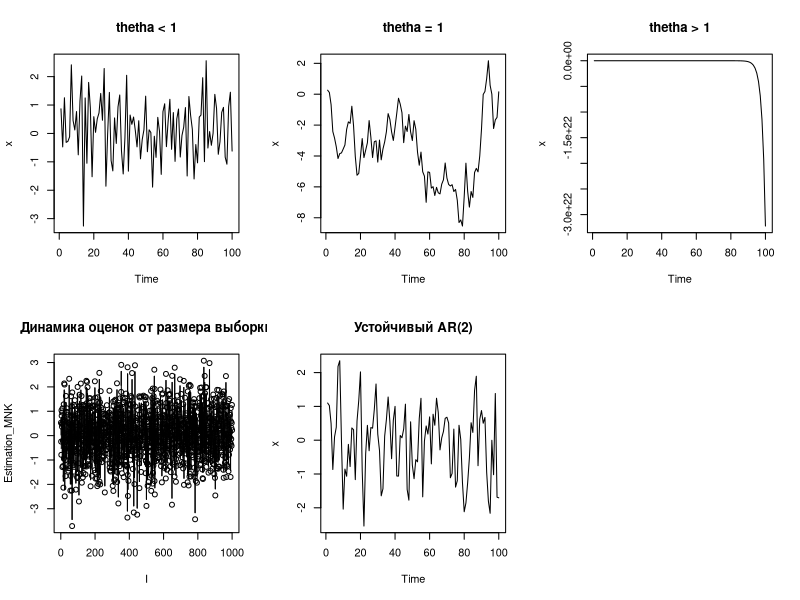

This chart was generated by the following R code:
library("stats")

AR<-function(theta,n){ # Вариация процесса, с передаваемыми theta. Вообще это процесс общего (p) порядка, но тк я передаю
                       # Тета, то порядок эквивалентен размерности тета.  
    p<-length(theta)
    x<-rnorm(n+p)# Вектор размерности n+p

    for (i in (p+1):(n+p)) {
    x[i] <- sum(theta * rev(x[(i-p):(i-1)])) + rnorm(1)
    }

    x <- x[(p+1):(n+p)]

    return(x)
}

Estimation_MNK <- function(x) {
  n <- length(x)
  numerator <- 0
  denominator <- 0

  for (i in 2:n) {
    numerator <- numerator + x[i] * x[i-1]
    denominator <- denominator + x[i-1] * x[i-1]
  }

  theta <- numerator / denominator

  return(theta)
}

Estimation_MLE <- function(x) {
  n <- length(x)
  numerator <- 0
  denominator <- 0

  for (i in 2:n) {
    numerator <- numerator + x[i] * x[i-1]
    denominator <- denominator + x[i-1] * x[i-1]
  }

  theta <- numerator / denominator

  return(theta)
}


# Периодически возразает вектор тета не приводящий к стац процессу. Не понимаю в чем пробелма.
# Заменил на функцию ниже 
#Generate_vector_theta_stationary <- function() {
#  max_iterations <- 1000  
# num_iterations <- 0     
#  
#  while (num_iterations < max_iterations) {
#    theta_local <- c(rnorm(1), rnorm(1))
#    roots <- polyroot(c(-theta_local[2], -theta_local[1], 1))
#    
#    if (all(abs(Re(roots)) < 1)) {
#      return(theta_local)  
#    }
#    
#    num_iterations <- num_iterations + 1
#  }
#  
#  # Если не удалось найти устойчивый вектор theta
#  return(c(0.5, -0.2))
#}

# Не увиедл запрет в задании на использование чего то такого.
Generate_vector_theta_stationary <- function() {
  return(c(0.5, -0.2))
}




#######################################################
#                      Задания                        #
#######################################################
par(mfrow = c(2, 3)) # Разбил окно вывод графков на сетку 2*3
############ 1 ##########


########################
#       Типы тета:     #
#    1 - |theta| < 1   #
#    2 - |theta| = 1   #
#    3 - |theta| > 1   #
########################

theta1 <- rnorm(1, mean=0, sd=0.5)

theta2 <- sample(c(-1, 1), 1)

theta3 <- rnorm(1, mean=2, sd=1)


# 1.1
theta <- c(theta1)
n<-100
x<- AR(theta,n)
# png(filename="./AR_Plots/theta_lower_1.png")
plot.ts(x, main = "thetha < 1")
# dev.off()

# 1.2
theta <- c(theta2)
n <-100
x <- AR(theta,n)
# png(filename="./AR_Plots/theta_equal_1.png")
plot.ts(x, main = "thetha = 1")
# dev.off()

# 1.3

theta <- c(theta3)
n <-100
x <- AR(theta,n)
# png(filename="./AR_Plots/theta_upper_1.png")
plot.ts(x, main = "thetha > 1")
# dev.off()

############ 2 ##########
#Оценка МНК
theta <- c(theta1)
n <-100
x <- AR(theta,n)

estimated_theta_mnk <- Estimation_MNK(x)
print("############ 2 ##########")
print(paste("Real theta: ", theta, " Estimated theta: ", estimated_theta_mnk))

############ 3 ##########
#Оценка ММП

#
# В случае гауссовского шума МНК и ММП выглядят одинаково.
# Для MП ошибка распредлена нормально, а авторегрессия описывается ошибкой
# Отриц логарифм правдоподоия эквивалентен МНК
# В выводе оценки будут разные потому, что данные заново генерируются.
#
theta <- c(theta1)
n <-100
x <- AR(theta,n)

estimated_theta_mle <- Estimation_MLE(x)
print("############ 3 ##########")
print(paste("Real theta: ", theta, " Estimated theta: ", estimated_theta_mle))

############ 4 ##########

#4.a

theta <- theta1
n <- 1000
x <- AR(theta,n)
#4.b

estimated_theta_mnk_by_10_numbers <-Estimation_MNK(head(x,10))
print("############ 4 ##########")
print(paste("Real theta: ", theta, " Estimated theta: ", estimated_theta_mnk_by_10_numbers))

#4.c

estimated_theta_mnk_vector <- rep(NA,n)
for (i in 11:n){
  #Пусть первые 11 элементов вектора будут пустые
  estimated_theta_mnk_vector[i]<-estimated_theta_mnk_by_i_numbers <-Estimation_MNK(head(x,i))
}
estimated_theta_mnk_vector <- estimated_theta_mnk_vector[-c(1:11)]


#png(filename="./AR_Plots/Estimation_MNK_from_11_to_1000.png")
plot(x, type = 'b', main = "Динамика оценок от размера выборки", xlab = "I", ylab = "Estimation_MNK", pch = 1)
# dev.off()

############ 5 ##########

theta <- Generate_vector_theta_stationary()
print("############ 5 ##########")
print("Theta vector:")
print(theta)

n <- 100
x <- AR(theta,n)
plot.ts(x, main = "Устойчивый AR(2)")

############ 6 ##########

model <- arima(x, order=c(2, 0, 0), include.mean=FALSE)

print("############ 6 ##########")
print (model)
